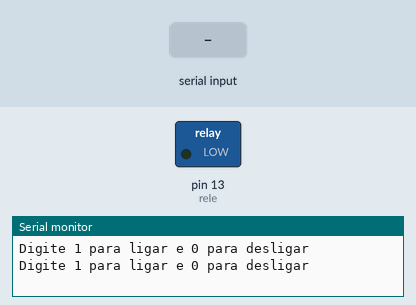
Recording of a sketch running on a simulated Arduino Uno, built with avr-gcc and run on an emulated ATmega328P. On the bench: switched loads named in the sketch (green lamp = pin HIGH), the last lines printed to the serial monitor. The test bench sets the inputs (shaded band).

Above: at 1.2 s.
1.3 s: "1" received over Serial
At 3.2 s:
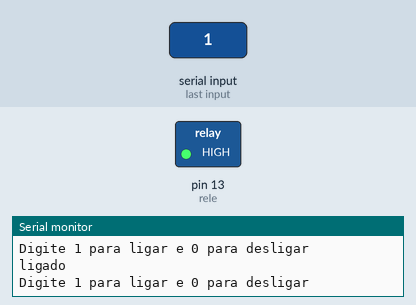
3.5 s: "0" received over Serial
At 4.7 s:
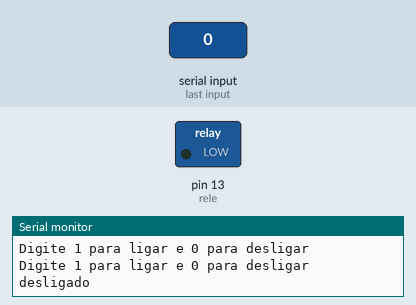
Timing chart, 0 to 6.5 s (numbered marks = the images above; inputs shaded):
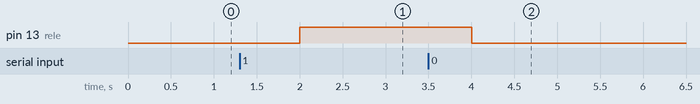

Measured:
- after the input at 1.3 s, pin 13 (rele): LOW → HIGH after 0.70 s
- after the input at 3.5 s, pin 13 (rele): HIGH → LOW after 0.50 s

The sketch:

Aula03_ex03_IoT2.ino
```cpp
const int rele = 13;
void setup() {
  pinMode(rele, OUTPUT);
  Serial.begin(9600);
}
void loop() {
  Serial.println("Digite 1 para ligar e 0 para desligar");
  if(Serial.available ()){
    char caractere = (char) Serial.read();
    if(caractere == '1'){
      digitalWrite(rele, HIGH);   // Liga saída
      Serial.println("ligado");
    }
    else if(caractere == '0'){
      digitalWrite(rele, LOW); //Desliga saída
      Serial.println("desligado");
    }
  }
    delay(1000);   // Aguarda 1s
}
```
